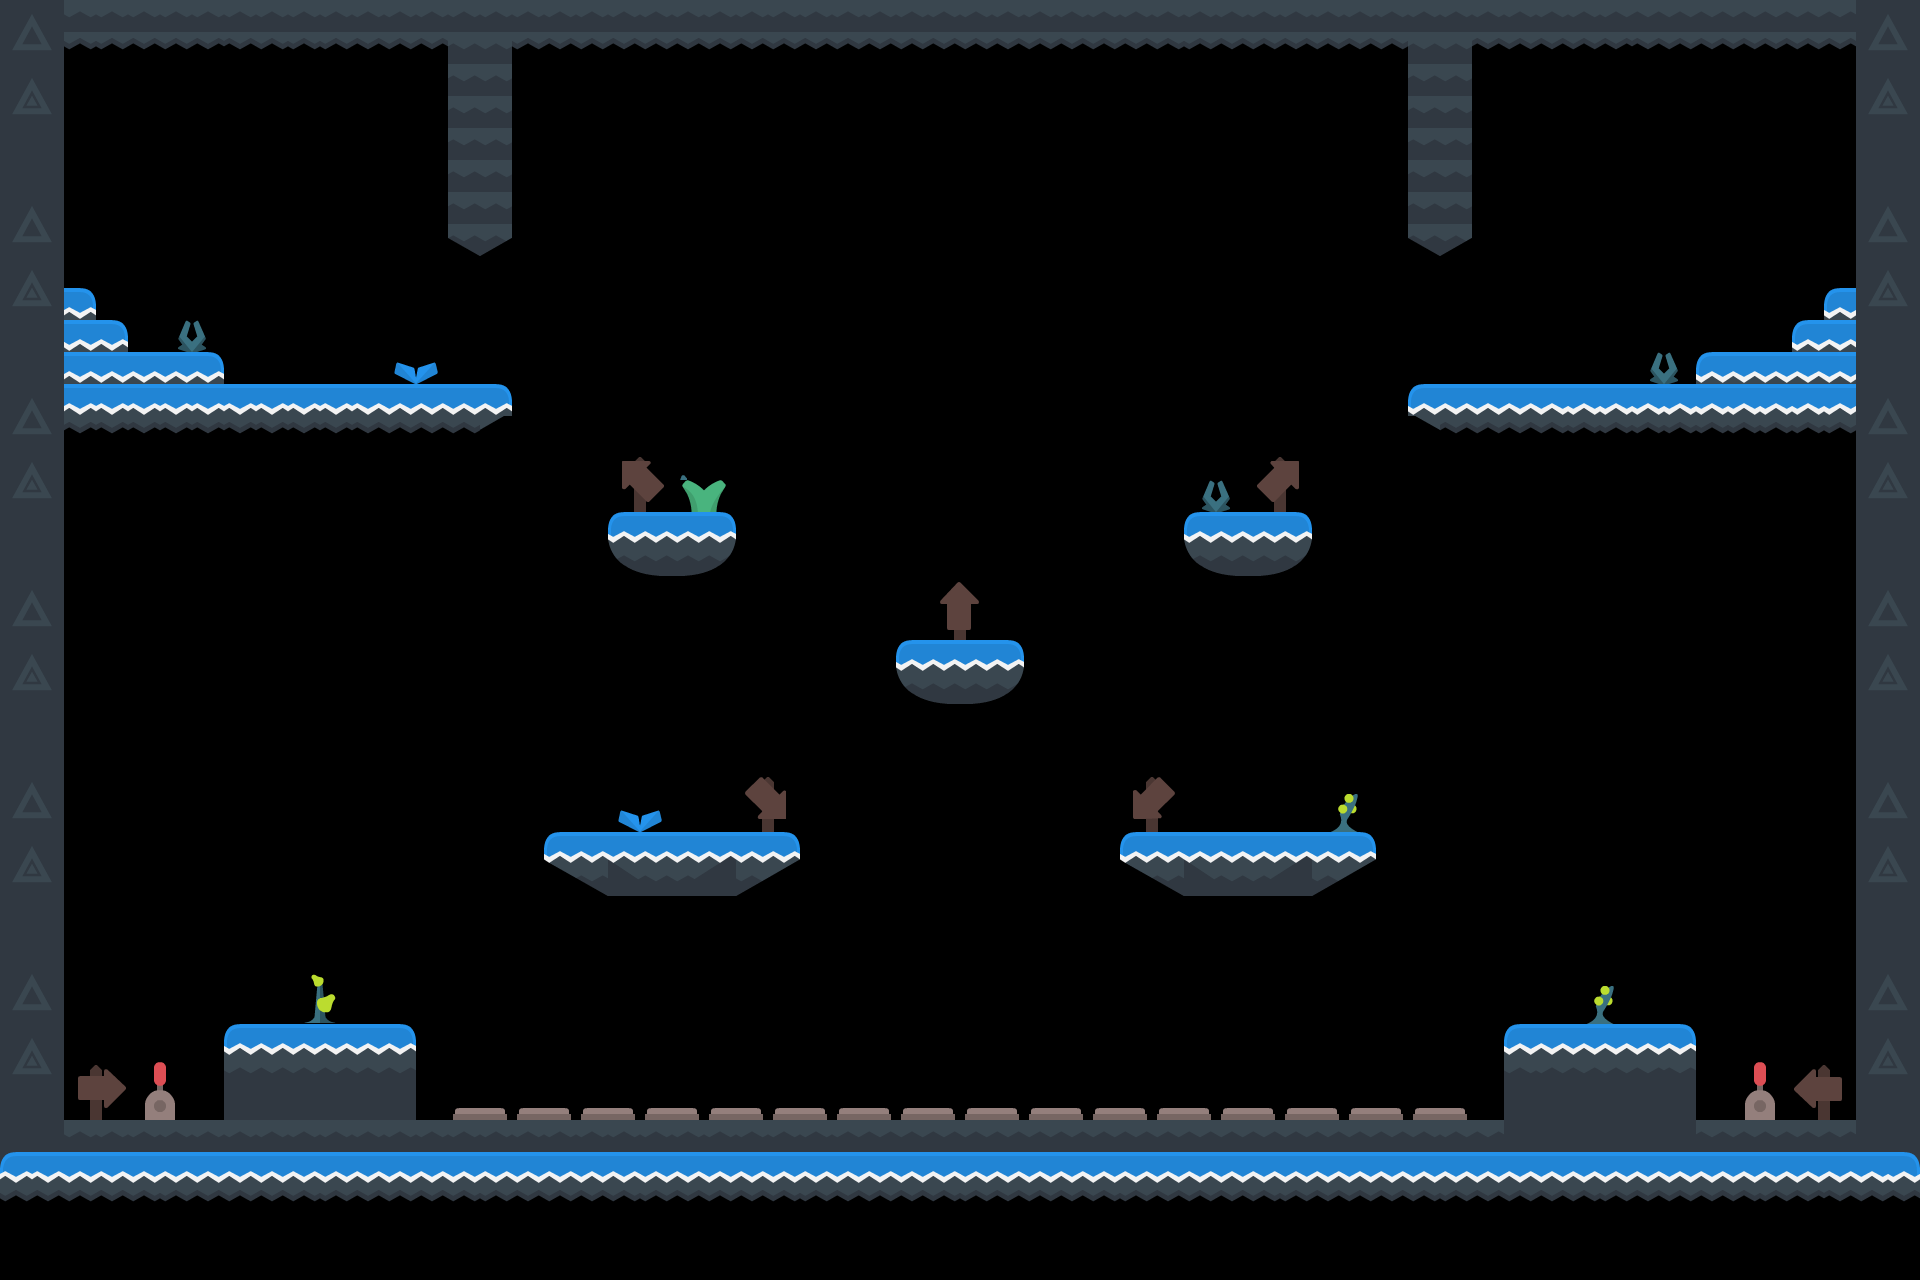

This is a level from a 2D game, rendered from its Tiled map with the project's own tilesets. A one-line summary and the map file follow, with tile-layer data summarised:
An orthogonal 60x40 tile map with 32x32 px tiles, 1 tile layer (Escenario), 3 hidden layers not drawn and 62 objects (23x platform, 18x trampa, 13x arma, 4x player, 4x esquina).

<map version="1.0" orientation="orthogonal" renderorder="right-down" width="60" height="40" tilewidth="32" tileheight="32" nextobjectid="78">
 <properties>
  <property name="fondo" value="./resources/fondos/fondoCueva.png" />
 </properties>
 <tileset firstgid="1" name="tilesheet_complete" tilewidth="32" tileheight="32" tilecount="1056" columns="44">
  <image source="../sprites/tilesheet.png" width="1408" height="768" />
  <terraintypes>
   <terrain name="Cuesta 135" tile="45" />
   <terrain name="Flotador redondo" tile="102" />
  </terraintypes>
  <tile id="0" terrain=",,,0" />
  <tile id="44" terrain=",0,,0" />
  <tile id="45" terrain="0,0,0,0" />
  <tile id="88" terrain=",0,," />
  <tile id="89" terrain="0,0,," />
  <tile id="90" terrain="0,,," />
  <tile id="309" terrain=",,,0" />
  <tile id="904">
   <animation>
    <frame tileid="904" duration="500" />
    <frame tileid="905" duration="500" />
   </animation>
  </tile>
  <tile id="905">
   <animation>
    <frame tileid="905" duration="500" />
    <frame tileid="904" duration="500" />
   </animation>
  </tile>
  <tile id="908">
   <animation>
    <frame tileid="908" duration="1000" />
    <frame tileid="909" duration="1000" />
   </animation>
  </tile>
  <tile id="909">
   <animation>
    <frame tileid="909" duration="1000" />
    <frame tileid="908" duration="1000" />
   </animation>
  </tile>
 </tileset>
 <objectgroup name="Plataformas" visible="0">
  <object id="1" name="platform" x="0" y="0" width="64" height="1216">
   <properties>
    <property name="roz" value="5" />
   </properties>
  </object>
  <object id="2" name="platform" x="64" y="1120" width="1790" height="96">
   <properties>
    <property name="roz" value="5" />
   </properties>
  </object>
  <object id="3" name="platform" x="1856" y="0" width="64" height="1216">
   <properties>
    <property name="roz" value="5" />
   </properties>
  </object>
  <object id="4" name="platform" x="64" y="0" width="1792" height="50">
   <properties>
    <property name="roz" value="5" />
   </properties>
  </object>
  <object id="6" name="platform" x="448" y="64" width="64" height="184">
   <properties>
    <property name="roz" value="5" />
   </properties>
  </object>
  <object id="7" name="platform" x="1408" y="64" width="62.6667" height="190.666">
   <properties>
    <property name="roz" value="5" />
   </properties>
  </object>
  <object id="8" name="platform" x="1408" y="384" width="445.333" height="54.6667">
   <properties>
    <property name="roz" value="5" />
   </properties>
  </object>
  <object id="9" name="platform" x="1696" y="352" width="160" height="32">
   <properties>
    <property name="roz" value="5" />
   </properties>
  </object>
  <object id="10" name="platform" x="1792" y="319.333" width="64" height="32">
   <properties>
    <property name="roz" value="5" />
   </properties>
  </object>
  <object id="11" name="platform" x="1824" y="288.667" width="32" height="32">
   <properties>
    <property name="roz" value="5" />
   </properties>
  </object>
  <object id="12" name="platform" x="64" y="288" width="32" height="32">
   <properties>
    <property name="roz" value="5" />
   </properties>
  </object>
  <object id="13" name="platform" x="64" y="320" width="64" height="32">
   <properties>
    <property name="roz" value="5" />
   </properties>
  </object>
  <object id="14" name="platform" x="64" y="352" width="160" height="32">
   <properties>
    <property name="roz" value="5" />
   </properties>
  </object>
  <object id="15" name="platform" x="64" y="384.667" width="447.333" height="49.3333">
   <properties>
    <property name="roz" value="5" />
   </properties>
  </object>
  <object id="18" name="platform" x="608" y="512" width="126.667" height="64.6667">
   <properties>
    <property name="roz" value="5" />
   </properties>
  </object>
  <object id="19" name="platform" x="1184" y="512" width="127.333" height="64.6667">
   <properties>
    <property name="roz" value="5" />
   </properties>
  </object>
  <object id="20" name="platform" x="896" y="639.333" width="127.333" height="65.3333">
   <properties>
    <property name="roz" value="5" />
   </properties>
  </object>
  <object id="21" name="platform" x="544" y="832" width="256" height="32">
   <properties>
    <property name="roz" value="5" />
   </properties>
  </object>
  <object id="22" name="platform" x="576" y="864" width="192" height="32">
   <properties>
    <property name="roz" value="5" />
   </properties>
  </object>
  <object id="24" name="platform" x="1120.67" y="831.333" width="254" height="33.3333">
   <properties>
    <property name="roz" value="5" />
   </properties>
  </object>
  <object id="25" name="platform" x="1152.67" y="862.667" width="192" height="33.3333">
   <properties>
    <property name="roz" value="5" />
   </properties>
  </object>
  <object id="27" name="platform" x="1504" y="1024" width="192" height="96">
   <properties>
    <property name="roz" value="5" />
   </properties>
  </object>
  <object id="29" name="platform" x="225.333" y="1024" width="189.333" height="96">
   <properties>
    <property name="roz" value="5" />
   </properties>
  </object>
 </objectgroup>
 <objectgroup name="Spawn">
  <object id="32" name="player" x="640" y="416" width="32" height="32" />
  <object id="34" name="player" x="1248" y="416" width="32" height="32" />
  </objectgroup>
 <layer name="Escenario" width="60" height="40">
  <data>[2400 cells, 715 non-empty, 119 distinct tile ids]</data>
 </layer>
 <layer name="IA bajar" width="60" height="40" visible="0">
  <data>[2400 cells, 224 non-empty, 3 distinct tile ids]</data>
 </layer>
 <layer name="IA misma" width="60" height="40" visible="0">
  <data>[2400 cells, 212 non-empty, 1 distinct tile ids]</data>
 </layer>
 <layer name="IA subir" width="60" height="40" visible="0">
  <data>[2400 cells, 238 non-empty, 5 distinct tile ids]</data>
 </layer>
</map>
<!-- 37 of 62 objects omitted -->
